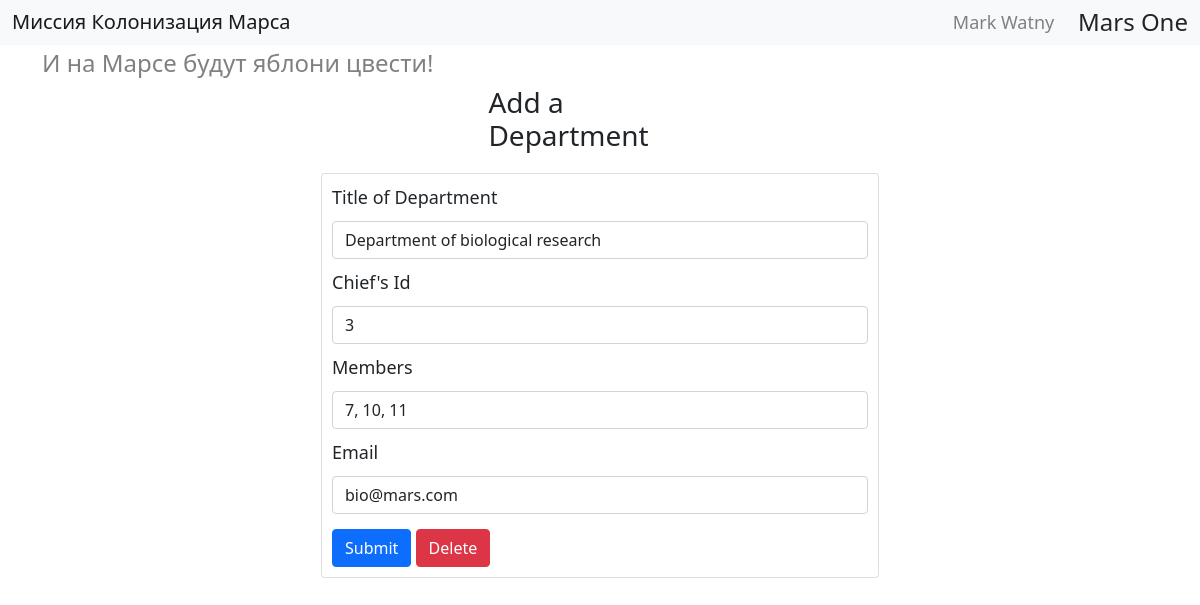
/department/2 (signed in), run on the app's committed database.
### __all_models.py (models this page shows)
class User(SqlAlchemyBase, UserMixin, SerializerMixin):
    __tablename__ = 'users'
    id = Column(Integer, primary_key=True, autoincrement=True)
    surname = Column(String)
    name = Column(String)
    age = Column(Integer)
    position = Column(String)
    speciality = Column(String)
    address = Column(String)
    email = Column(String, unique=True)
    hashed_password = Column(String, default="password")
    modified_date = Column(DateTime, default=datetime.now)
    city_from = Column(String, default="Moscow")

class Department(SqlAlchemyBase, SerializerMixin):
    __tablename__ = "departments"
    id = Column(Integer, primary_key=True, autoincrement=True)
    title = Column(String)
    chief = Column(Integer, ForeignKey("users.id"))
    members = Column(String)
    email = Column(String)

### app.py (the view, shortened to what this page needs)
@app.route("/department/<int:dep_id>", methods=['GET', 'POST'])
@login_required
def edit_department(dep_id):
    form = DepartmantForm()
    if request.method == "GET":
        dep = session.query(Department).filter(
            Department.id == dep_id,
            (Department.chief == current_user.id) | (current_user.id == 1)
        ).first()
        if dep:
            form.title.data = dep.title
            form.chief.data = dep.chief
            form.members.data = dep.members
            form.email.data = dep.email
        else:
            abort(404)
    return render_template("add_department.html", title="Изменить работу",
                           form=form, delete=True, dep_id=dep_id)

### forms.py
class DepartmantForm(FlaskForm):
    title = StringField("Title of Department", validators=[DataRequired()])
    chief = IntegerField("Chief's Id", validators=[DataRequired()])
    members = StringField("Members", validators=[DataRequired()])
    email = StringField("Email", validators=[DataRequired()])
    submit = SubmitField("Submit")

### app.py (called while the page is built)
@login_manager.user_loader
def load_user(user_id):
    return session.query(User).get(user_id)

### templates/add_department.html (shortened to what this page needs)
{% extends "base.html" %}
{% block content %}
<h3 class="title">Add a Department</h3>
<div class="holder card">
    <form method="POST" action="">
        {{ form.title.label(class="form-label label") }}
        {{ form.title(class="form-control") }}
        {{ form.chief.label(class="form-label label") }}
        {{ form.chief(class="form-control") }}
        {{ form.members.label(class="form-label label") }}
        {{ form.members(class="form-control") }}
        {{ form.email.label(class="form-label label") }}
        {{ form.email(class="form-control") }}
        {{ form.submit(class="btn btn-primary submit") }}
        {% if delete %}
            <a href="/deldepartment/{{ dep_id }}" class="btn btn-danger submit">Delete</a>
        {% endif %}
    </form>
</div>
{% endblock %}

### templates/base.html (shortened to what this page needs)
<!doctype html>
<html lang="en">
  <head>
    <link href="https://cdn.jsdelivr.net/npm/bootstrap@5.0.0-beta2/dist/css/bootstrap.min.css" rel="stylesheet">
    <link rel="stylesheet" type="text/css" href="{{url_for('static', filename='css/style.css')}}"/>
  </head>
  <body>
    <nav class="navbar navbar-light bg-light">
      <div class="container-fluid">
        <span><a href="/" class="navbar-brand mb-0 h1">Миссия Колонизация Марса</a></span>
        <div class="navbar-inner">
          {% if current_user.is_authenticated %}
            <a href="{{ url_for('logout') }}" class="navbar-name">{{ current_user.name }} {{ current_user.surname }}</a>
          {% else %}
          <div class="buttons-wrapper">
            <a href="{{ url_for('register') }}" class="btn btn-primary">Register</a>
            <a href="{{ url_for('login') }}" class="btn btn-success">Login</a>
          </div>
          {% endif %}
          <span class="nav-item h4 mr-10 mb-0">Mars One</span>
        </div>
      </div>
    </nav>
    <div class="container">
      <h4 class="mt-1">И на Марсе будут яблони цвести!</h4>
      {% block content %}{% endblock %}
    </div>
  </body>
</html>

### static/css/style.css (style rules this page uses)
body { padding-bottom: 20px; }
h4 { color: grey; }
.title { width: 20%; margin: 0 auto; }
.holder { width: 50%; margin: 20px auto; padding: 10px; padding-top: 0; }
.label { margin-top: 10px; margin-bottom: 10px; font-size: 18px; }
.submit { margin-top: 15px; }
.navbar-inner { display: flex; width: 20%; justify-content: space-between; align-items: center; }
.navbar-name { text-decoration: none; margin: 0; color: #808080; font-size: 18px; transition: all .1s; }

### data on the page
User: name "Mark", surname "Watny"
Department: title "Department of biological research", chief "3", members "7, 10, 11", email "bio@mars.com"
